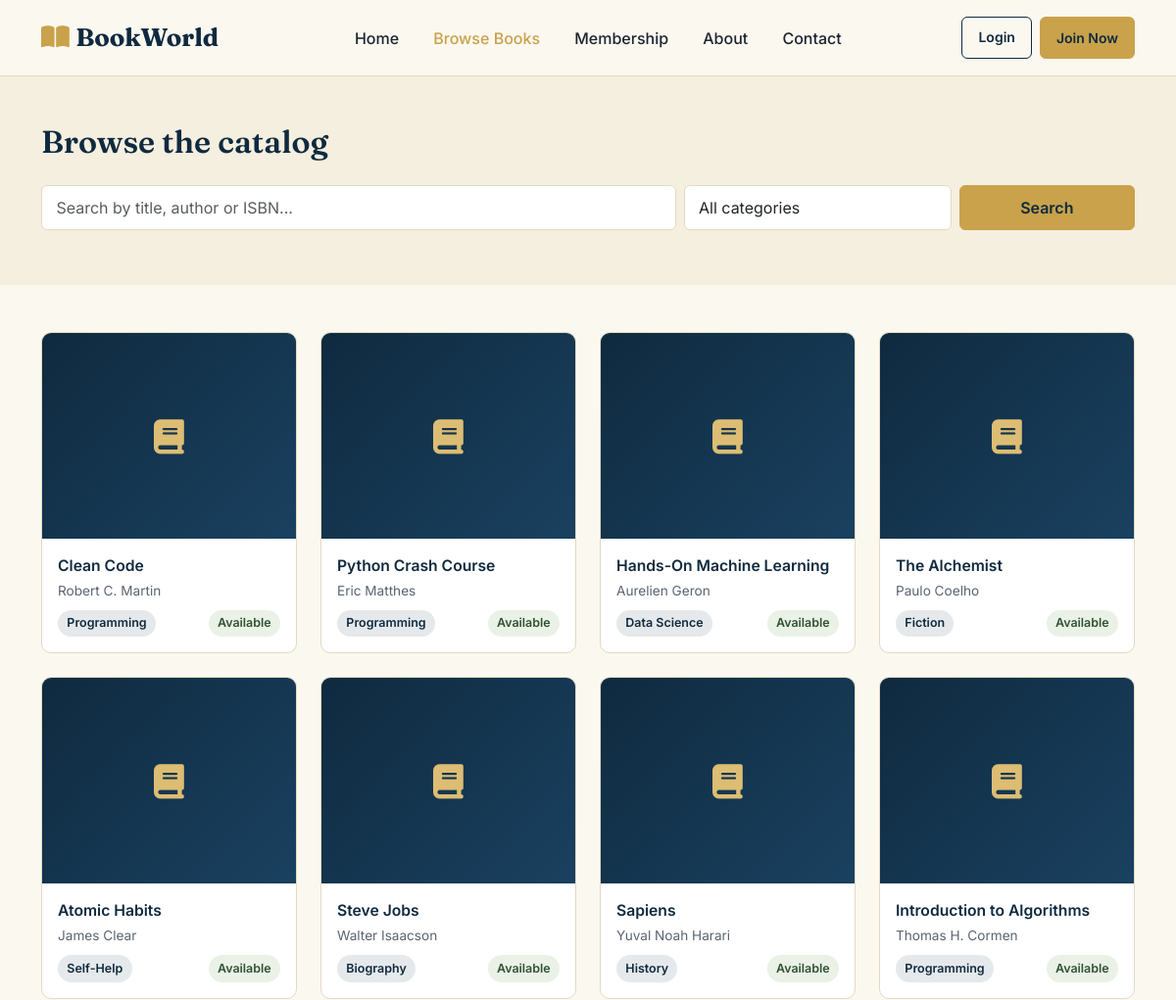
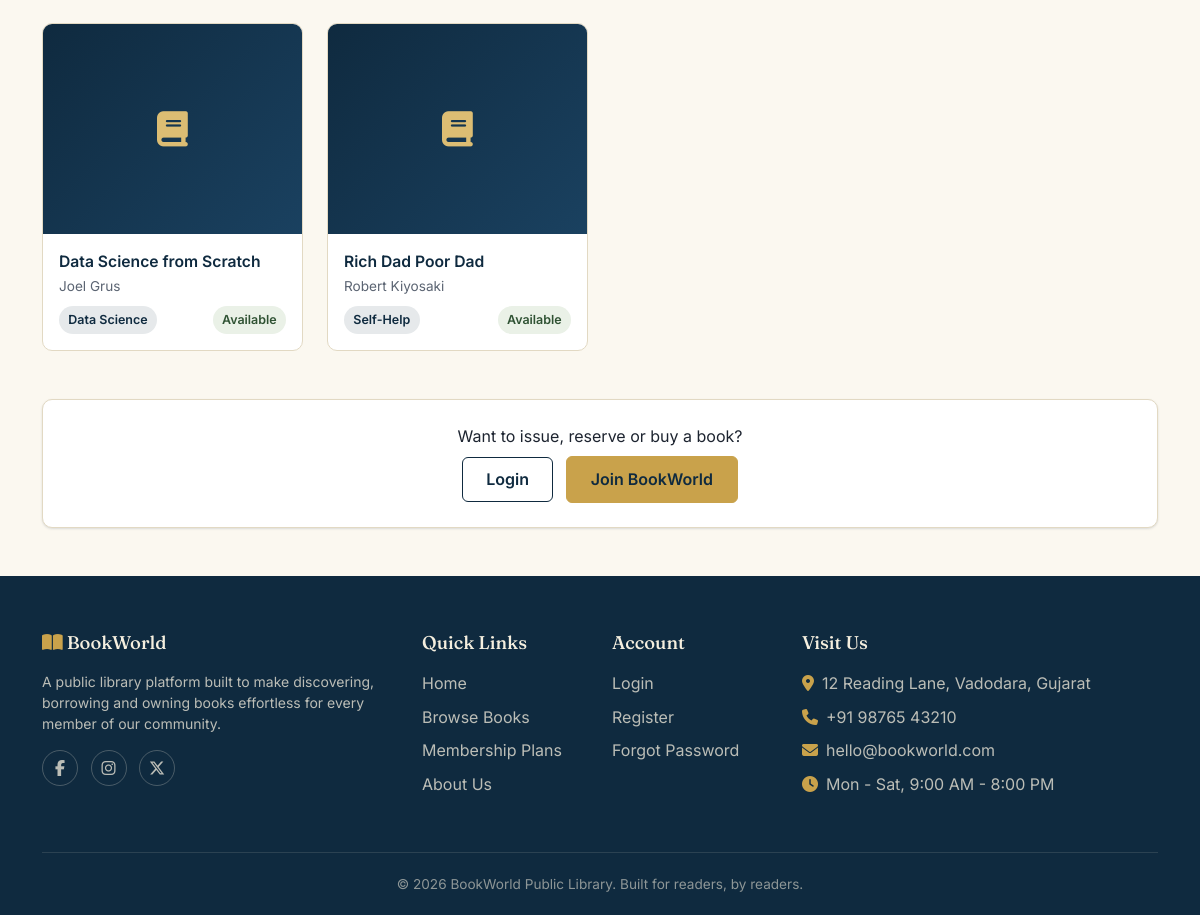
/browse_books.php, run on the app's committed database (2 pictures, top to bottom).
### tables this page shows
CREATE TABLE books (
    book_id INT AUTO_INCREMENT PRIMARY KEY,
    title VARCHAR(200) NOT NULL,
    author VARCHAR(150) NOT NULL,
    isbn VARCHAR(20) UNIQUE,
    publisher VARCHAR(150),
    publication_year YEAR,
    language VARCHAR(50) DEFAULT 'English',
    category_id INT,
    price DECIMAL(10,2) DEFAULT 0.00,
    description TEXT,
    book_image VARCHAR(255) DEFAULT 'default-book.png',
    status ENUM('active','inactive') DEFAULT 'active',
    view_count INT DEFAULT 0,
    created_at DATETIME DEFAULT CURRENT_TIMESTAMP,
    FOREIGN KEY (category_id) REFERENCES categories(category_id) ON DELETE SET NULL
);

CREATE TABLE categories (
    category_id INT AUTO_INCREMENT PRIMARY KEY,
    category_name VARCHAR(100) NOT NULL UNIQUE,
    description VARCHAR(255)
);

### includes/functions.php (called while the page is built, shortened)
<?php
function clean($str) {
    return htmlspecialchars(trim($str), ENT_QUOTES, 'UTF-8');
}

### browse_books.php (the view, shortened to what this page needs)
<?php
require_once 'config/database.php';
require_once 'includes/functions.php';
$search = trim($_GET['q'] ?? '');
$sql = "SELECT b.*, c.category_name, bi.available_quantity
        FROM books b
        LEFT JOIN categories c ON c.category_id = b.category_id
        LEFT JOIN book_inventory bi ON bi.book_id = b.book_id
        WHERE b.status = 'active'";
$sql .= " ORDER BY b.created_at DESC";
$stmt = mysqli_prepare($conn, $sql);
mysqli_stmt_execute($stmt);
$books = mysqli_stmt_get_result($stmt);
$active = 'browse';
?>
<!DOCTYPE html>
<html lang="en">
<head>
<link href="https://cdn.jsdelivr.net/npm/bootstrap@5.3.3/dist/css/bootstrap.min.css" rel="stylesheet">
<link rel="stylesheet" href="https://cdnjs.cloudflare.com/ajax/libs/font-awesome/6.5.2/css/all.min.css">
<link rel="stylesheet" href="assets/css/style.css">
<link rel="stylesheet" href="assets/css/landing.css">
</head>
<body>
<?php include 'includes/header.php'; ?>
<section class="py-5 bg-paper">
  <div class="container">
    <h2 class="mb-4">Browse the catalog</h2>
    <form class="row g-2 mb-2" method="GET">
      <div class="col-md-7 position-relative">
        <input type="text" name="q" id="bw-live-search" autocomplete="off" class="form-control bw-form-control" placeholder="Search by title, author or ISBN..." value="<?= clean($search) ?>">
      </div>
      <div class="col-md-3">
        <select name="category" class="form-select bw-form-control">
          <option value="">All categories</option>
        </select>
      </div>
      <div class="col-md-2">
        <button class="btn btn-bw-primary w-100" type="submit">Search</button>
      </div>
    </form>
  </div>
</section>
<section class="py-5">
  <div class="container">
    <div class="row g-4">
      <?php while ($book = mysqli_fetch_assoc($books)): ?>
        <div class="col-6 col-md-3">
          <div class="bw-book-card">
            <div class="bw-book-cover"><i class="fa-solid fa-book"></i></div>
            <div class="body">
              <div class="title"><?= clean($book['title']) ?></div>
              <div class="author"><?= clean($book['author']) ?></div>
              <div class="d-flex justify-content-between align-items-center">
                <span class="badge-bw-navy"><?= clean($book['category_name'] ?? 'General') ?></span>
                <?php if (($book['available_quantity'] ?? 0) > 0): ?>
                  <span class="badge-bw-success">Available</span>
                <?php else: ?>
                  <span class="badge-bw-danger">On loan</span>
                <?php endif; ?>
              </div>
            </div>
          </div>
        </div>
      <?php endwhile; ?>
    </div>
    <?php if (!isset($_SESSION['user_id'])): ?>
      <div class="text-center mt-5 p-4 bw-auth-card">
        <p class="mb-2">Want to issue, reserve or buy a book?</p>
        <a href="auth/login.php" class="btn btn-bw-outline me-2">Login</a>
        <a href="auth/register.php" class="btn btn-bw-primary">Join BookWorld</a>
      </div>
    <?php endif; ?>
  </div>
</section>
<?php include 'includes/footer.php'; ?>
</body>
</html>

### includes/header.php (shortened to what this page needs)
<?php
$active = $active ?? '';
?>
<nav class="navbar navbar-expand-lg bw-navbar sticky-top">
  <div class="container">
    <a class="navbar-brand" href="<?= BASE_URL ?>index.php"><i class="fa-solid fa-book-open"></i>BookWorld</a>
    <div class="collapse navbar-collapse" id="bwNav">
      <ul class="navbar-nav mx-auto">
        <li class="nav-item"><a class="nav-link <?= $active === 'home' ? 'active' : '' ?>" href="<?= BASE_URL ?>index.php">Home</a></li>
        <li class="nav-item"><a class="nav-link <?= $active === 'browse' ? 'active' : '' ?>" href="<?= BASE_URL ?>browse_books.php">Browse Books</a></li>
        <li class="nav-item"><a class="nav-link <?= $active === 'plans' ? 'active' : '' ?>" href="<?= BASE_URL ?>index.php#plans">Membership</a></li>
        <li class="nav-item"><a class="nav-link <?= $active === 'about' ? 'active' : '' ?>" href="<?= BASE_URL ?>index.php#about">About</a></li>
        <li class="nav-item"><a class="nav-link <?= $active === 'contact' ? 'active' : '' ?>" href="<?= BASE_URL ?>index.php#contact">Contact</a></li>
      </ul>
      <div class="d-flex gap-2">
        <?php if (isset($_SESSION['user_id'])): ?>
          <a href="<?= BASE_URL . $_SESSION['role'] ?>/dashboard.php" class="btn btn-bw-outline btn-sm px-3">My Dashboard</a>
        <?php else: ?>
          <a href="<?= BASE_URL ?>auth/login.php" class="btn btn-bw-outline btn-sm px-3">Login</a>
          <a href="<?= BASE_URL ?>auth/register.php" class="btn btn-bw-primary btn-sm px-3">Join Now</a>
        <?php endif; ?>
      </div>
    </div>
  </div>
</nav>

### includes/footer.php
<footer class="bw-footer" id="contact">
  <div class="container">
    <div class="row g-4">
      <div class="col-md-4">
        <h5><i class="fa-solid fa-book-open text-brass"></i> BookWorld</h5>
        <p class="small">A public library platform built to make discovering, borrowing and owning books effortless for every member of our community.</p>
        <div class="bw-social mt-3">
          <a href="#"><i class="fa-brands fa-facebook-f"></i></a>
          <a href="#"><i class="fa-brands fa-instagram"></i></a>
          <a href="#"><i class="fa-brands fa-x-twitter"></i></a>
        </div>
      </div>
      <div class="col-6 col-md-2">
        <h5>Quick Links</h5>
        <ul>
          <li><a href="<?= BASE_URL ?>index.php">Home</a></li>
          <li><a href="<?= BASE_URL ?>browse_books.php">Browse Books</a></li>
          <li><a href="<?= BASE_URL ?>index.php#plans">Membership Plans</a></li>
          <li><a href="<?= BASE_URL ?>index.php#about">About Us</a></li>
        </ul>
      </div>
      <div class="col-6 col-md-2">
        <h5>Account</h5>
        <ul>
          <li><a href="<?= BASE_URL ?>auth/login.php">Login</a></li>
          <li><a href="<?= BASE_URL ?>auth/register.php">Register</a></li>
          <li><a href="<?= BASE_URL ?>auth/forgot_password.php">Forgot Password</a></li>
        </ul>
      </div>
      <div class="col-md-4">
        <h5>Visit Us</h5>
        <ul>
          <li><i class="fa-solid fa-location-dot me-2 text-brass"></i>12 Reading Lane, Vadodara, Gujarat</li>
          <li><i class="fa-solid fa-phone me-2 text-brass"></i>+91 98765 43210</li>
          <li><i class="fa-solid fa-envelope me-2 text-brass"></i>hello@bookworld.com</li>
          <li><i class="fa-solid fa-clock me-2 text-brass"></i>Mon - Sat, 9:00 AM - 8:00 PM</li>
        </ul>
      </div>
    </div>
    <div class="bw-footer-bottom">
      &copy; <?= date('Y') ?> BookWorld Public Library. Built for readers, by readers.
    </div>
  </div>
</footer>

### assets/css/style.css (style rules this page uses)
:root { --bw-navy: #0F2A3F; --bw-navy-light: #1A4160; --bw-green: #2F5233; --bw-green-light: #3E6B45; --bw-brass: #C9A24B; --bw-brass-light: #DCBD73; --bw-paper: #F5EFDF; --bw-paper-soft: #FBF8F0; --bw-ink: #1D2430; --bw-slate: #5B6472; --bw-line: #E2D9C3; --bw-danger: #A93F35; --bw-danger-bg: #FBEAE7; --bw-success: #2F5233; --bw-success-bg: #EAF1E7; --bw-warning: #B4791F; --bw-warning-bg: #FBF1E1; --font-display: 'Fraunces', Georgia, serif; --font-body: 'Inter', -apple-system, BlinkMacSystemFont, sans-serif; --radius-sm: 6px; --radius-md: 10px; --shadow-card: 0 1px 3px rgba(15, 42, 63, 0.08), 0 1px 2px rgba(15, 42, 63, 0.06); }
* { box-sizing: border-box; }
body { font-family: var(--font-body); color: var(--bw-ink); background: var(--bw-paper-soft); margin: 0; }
h1, h2, h3, h4, .font-display { font-family: var(--font-display); color: var(--bw-navy); font-weight: 600; }
a { color: var(--bw-navy); text-decoration: none; }
.btn-bw-primary { background: var(--bw-brass); border: 1px solid var(--bw-brass); color: var(--bw-navy); font-weight: 600; padding: 0.65rem 1.5rem; border-radius: var(--radius-sm); transition: transform 0.15s ease, box-shadow 0.15s ease; }
.btn-bw-outline { background: transparent; border: 1.5px solid var(--bw-navy); color: var(--bw-navy); font-weight: 600; padding: 0.6rem 1.45rem; border-radius: var(--radius-sm); transition: all 0.15s ease; }
.bw-form-control { border: 1.5px solid var(--bw-line); border-radius: var(--radius-sm); padding: 0.65rem 0.9rem; background: #fff; font-family: var(--font-body); }
.bw-auth-card { background: #fff; border-radius: var(--radius-md); box-shadow: var(--shadow-card); border: 1px solid var(--bw-line); }
.badge-bw-success { background: var(--bw-success-bg); color: var(--bw-success); font-weight: 600; }
.badge-bw-navy { background: rgba(15,42,63,0.1); color: var(--bw-navy); font-weight: 600; }
.badge-bw-success, .badge-bw-danger, .badge-bw-warning, .badge-bw-navy { padding: 0.35em 0.75em; border-radius: 20px; font-size: 0.78rem; }
.text-brass { color: var(--bw-brass) !important; }
.bg-paper { background: var(--bw-paper) !important; }

### assets/css/landing.css (style rules this page uses)
.bw-navbar { background: var(--bw-paper-soft); border-bottom: 1px solid var(--bw-line); padding: 0.9rem 0; }
.bw-navbar .navbar-brand { font-family: var(--font-display); font-size: 1.6rem; color: var(--bw-navy); font-weight: 700; }
.bw-navbar .navbar-brand i { color: var(--bw-brass); margin-right: 0.4rem; }
.bw-navbar .nav-link { color: var(--bw-ink); font-weight: 500; margin: 0 0.6rem; }
.bw-navbar .nav-link:hover, .bw-navbar .nav-link.active { color: var(--bw-brass); }
.bw-book-card { background: #fff; border: 1px solid var(--bw-line); border-radius: var(--radius-md); overflow: hidden; transition: box-shadow 0.2s ease, transform 0.2s ease; height: 100%; }
.bw-book-cover { height: 210px; background: linear-gradient(135deg, var(--bw-navy), var(--bw-navy-light)); display: flex; align-items: center; justify-content: center; color: var(--bw-brass-light); font-size: 2.2rem; position: relative; }
.bw-book-card .body { padding: 1rem; }
.bw-book-card .title { font-weight: 600; color: var(--bw-navy); font-size: 0.98rem; margin-bottom: 0.2rem; }
.bw-book-card .author { color: var(--bw-slate); font-size: 0.85rem; margin-bottom: 0.6rem; }
.bw-footer { background: var(--bw-navy); color: rgba(245,239,223,0.75); padding: 3.5rem 0 0; }
.bw-footer h5 { color: var(--bw-paper); font-family: var(--font-display); font-size: 1.15rem; margin-bottom: 1.1rem; }
.bw-footer a { color: rgba(245,239,223,0.75); }
.bw-footer ul { list-style: none; padding: 0; }
.bw-footer ul li { margin-bottom: 0.6rem; }
.bw-footer-bottom { border-top: 1px solid rgba(245,239,223,0.12); margin-top: 2.5rem; padding: 1.3rem 0; font-size: 0.85rem; text-align: center; color: rgba(245,239,223,0.55); }
.bw-social a { display: inline-flex; align-items: center; justify-content: center; width: 36px; height: 36px; border-radius: 50%; border: 1px solid rgba(245,239,223,0.25); margin-right: 0.5rem; }

### data on the page
books: title "Clean Code", author "Robert C. Martin", category.category_name "Programming"
books: title "Python Crash Course", author "Eric Matthes", category.category_name "Programming"
books: title "Hands-On Machine Learning", author "Aurelien Geron", category.category_name "Data Science"
books: title "The Alchemist", author "Paulo Coelho", category.category_name "Fiction"
books: title "Atomic Habits", author "James Clear", category.category_name "Self-Help"
books: title "Steve Jobs", author "Walter Isaacson", category.category_name "Biography"
books: title "Sapiens", author "Yuval Noah Harari", category.category_name "History"
books: title "Introduction to Algorithms", author "Thomas H. Cormen", category.category_name "Programming"
books: title "Data Science from Scratch", author "Joel Grus", category.category_name "Data Science"
books: title "Rich Dad Poor Dad", author "Robert Kiyosaki", category.category_name "Self-Help"
